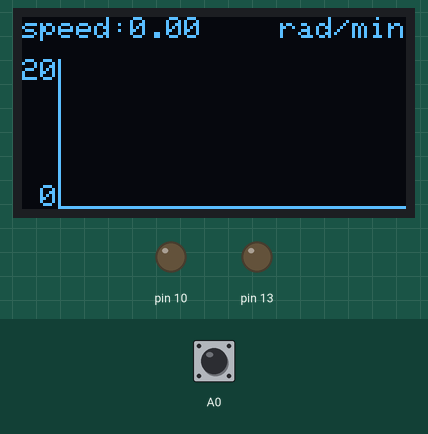
Simulated run of this program. Board: Arduino Uno, built with avr-gcc and run on an emulated ATmega328P. On the bench: 128×64 one-colour display, output pins drawn as LEDs (lit = HIGH). The test bench sets the inputs (shaded band); at power-on: A0 HIGH. What the program prints to the serial monitor is not drawn.

Above: at 9.5 s.
9.6 s: A0 pulled LOW for 0.15 s
At 9.67 s:
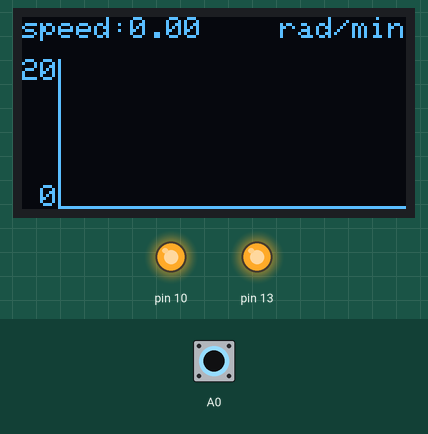
11.2 s: A0 pulled LOW for 3.2 s
At 14.8 s:
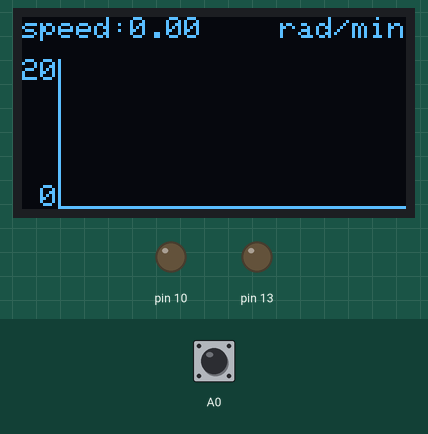
15.9 s: A0 pulled LOW for 3.2 s
At 19.6 s:
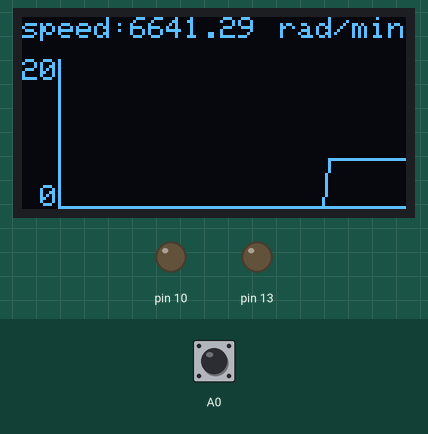
Timing chart, 0 to 21.1 s (numbered marks = the images above; inputs shaded):
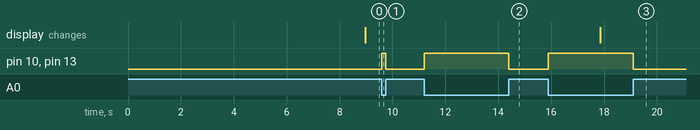

The program:

main.cpp
```cpp
#include <SPI.h>
#include <Wire.h>
#include <Arduino.h>
#include <Adafruit_GFX.h>
#include <Adafruit_SSD1306.h>
Adafruit_SSD1306 display(128, 64, &Wire);

int n = 0;
int sp1[59];
long num = -1;
int tim0 = 0;
float sp0 = 0;

void setup() {
  Serial.begin(115200);
  Serial.println("hello world");
  display.begin(SSD1306_SWITCHCAPVCC, 0x3C);
  display.setTextSize(1);
  display.setTextColor(SSD1306_WHITE);
  pinMode(A0,INPUT_PULLUP);
  pinMode(13,OUTPUT);
  pinMode(10,OUTPUT);
}

int speed(){
  int dtim = 0;
  if(digitalRead(A0)==0 && n==0){
    tim0 = micros();
    n = 1;
  }
  if (digitalRead(A0)==1 && n==1){
    dtim = micros() - tim0;
    n = 0;
  }
  return dtim;
}

void screen(){
  display.clearDisplay();
  display.drawLine(12,63,127,63,WHITE);
  display.drawLine(12,63,12,14,WHITE);
  display.setCursor(0,0);
  display.print("speed:");
  display.setCursor(36,0);
  display.print(sp0);
  display.setCursor(86,0);
  display.print("rad/min");
  display.setCursor(0,14);
  display.print("20");
  display.setCursor(6,56);
  display.print("0");
  for(int i=0;i<60;i++){
    display.drawLine(12+i*2,map(sp1[i],0,20000,63,14),12+(i+1)*2,map(sp1[i+1],0,20000,63,14),WHITE);
  }
  display.display();
}

void loop() {
  num = num + 1;
  if(num == 262144){
    num = 0;
    screen();
  }
  if(num%16384 == 0){
    sp1[59] = sp0;
    for(int i=0;i<59;i++){
      sp1[i] = sp1[i+1];
    }
  }
  if(digitalRead(A0)==0){
    digitalWrite(13,1);
    digitalWrite(10,1);
  }else{
    digitalWrite(13,0);
    digitalWrite(10,0);
  }
  float sp = speed();
  if(sp != 0){
    sp = 1000000/sp;
    sp = sp * 20 * 2 * 3.14;
    if(sp >= 0){
      sp0 = sp;
    }
  }
}
```

Measured:
- after the input at 9.6 s, pin 10, pin 13: LOW → HIGH at once, → LOW 0.15 s later
- after the input at 11.2 s, pin 10, pin 13: LOW → HIGH at once, → LOW 3.2 s later
- after the input at 15.9 s, pin 10, pin 13: LOW → HIGH at once, → LOW 3.2 s later
